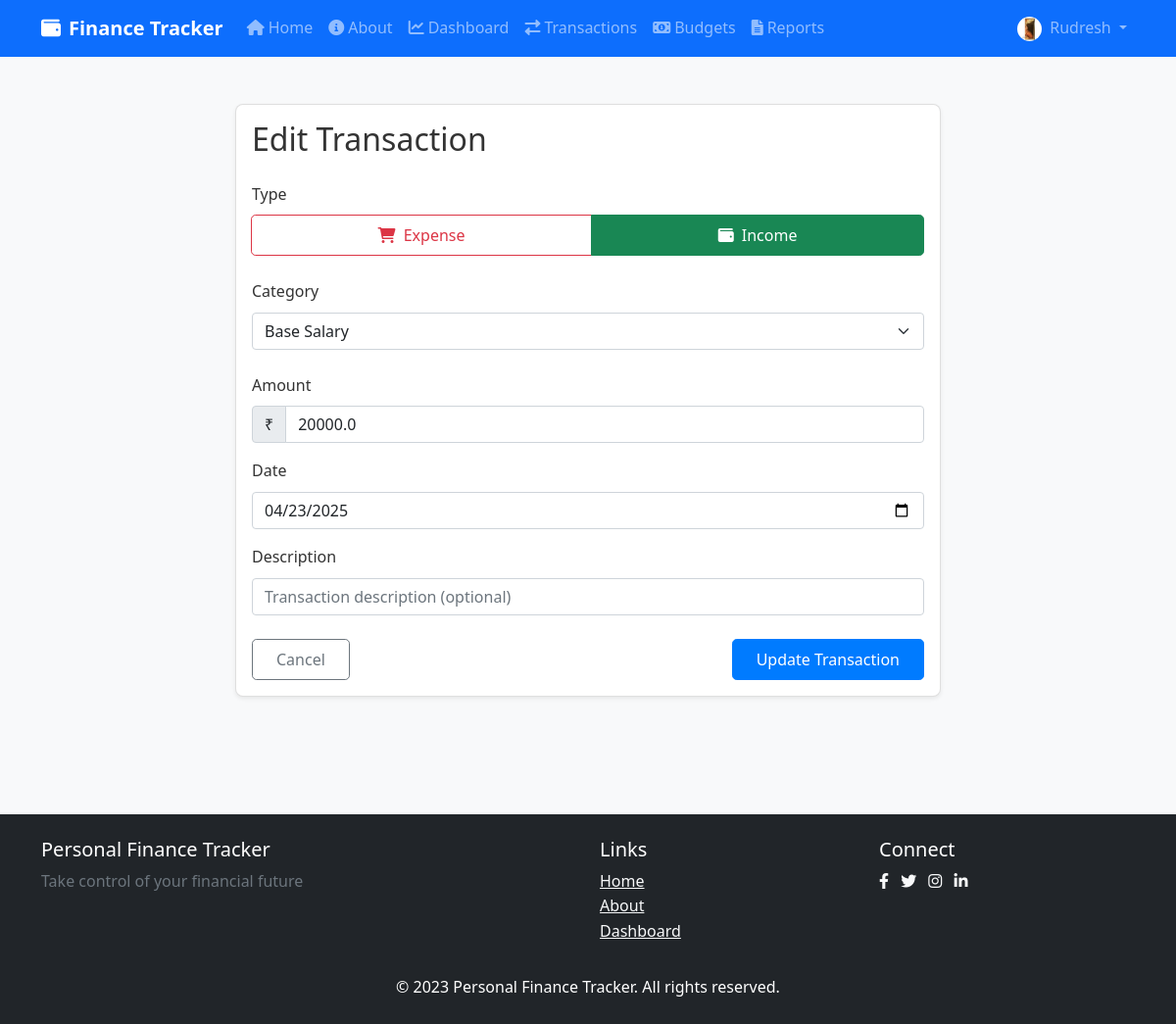
The page /transactions/edit/1 (signed in) on the database its author committed.
### app/models/user.py (models this page shows, shortened)
class User(db.Model, UserMixin):
    id = db.Column(db.Integer, primary_key=True)
    username = db.Column(db.String(20), unique=True, nullable=False)
    email = db.Column(db.String(120), unique=True, nullable=False)
    image_file = db.Column(db.String(20), nullable=False, default='default.jpg')
    password_hash = db.Column(db.String(60), nullable=False)
    created_at = db.Column(db.DateTime, nullable=False, default=datetime.utcnow)
    transactions = db.relationship('Transaction', backref='user', lazy=True)
    budgets = db.relationship('Budget', backref='user', lazy=True)
    @property
    def password(self):
        raise AttributeError('Password is not a readable attribute')

### app/models/transaction.py (models this page shows, shortened)
class Transaction(db.Model):
    id = db.Column(db.Integer, primary_key=True)
    amount = db.Column(db.Float, nullable=False)
    description = db.Column(db.String(255), nullable=True)
    date = db.Column(db.Date, nullable=False, default=datetime.utcnow().date)
    type = db.Column(db.String(10), nullable=False)  # 'income' or 'expense'
    created_at = db.Column(db.DateTime, nullable=False, default=datetime.utcnow)
    user_id = db.Column(db.Integer, db.ForeignKey('user.id'), nullable=False)
    category_id = db.Column(db.Integer, db.ForeignKey('category.id'), nullable=False)

### app/routes/transactions.py (the view)
@transactions.route('/transactions/edit/<int:transaction_id>', methods=['GET', 'POST'])
@login_required
def edit_transaction(transaction_id):
    ensure_categories_exist()
    transaction = Transaction.query.get_or_404(transaction_id)
    if transaction.user_id != current_user.id:
        flash('You do not have permission to edit this transaction.', 'danger')
        return redirect(url_for('transactions.view_transactions'))
    form = TransactionForm()
    expense_categories = Category.query.filter_by(type='expense').order_by(Category.name).all()
    income_categories = Category.query.filter_by(type='income').order_by(Category.name).all()
    if form.validate_on_submit():
        try:
            category_id = request.form.get('category_id')
            if category_id and category_id.isdigit():
                category_id = int(category_id)
            else:
                category_id = 1 if form.type.data == 'expense' else 11
            transaction.amount = form.amount.data
            transaction.description = form.description.data
            transaction.date = form.date.data
            transaction.type = form.type.data
            transaction.category_id = category_id
            db.session.commit()
            flash('Your transaction has been updated!', 'success')
            return redirect(url_for('transactions.view_transactions'))
        except Exception as e:
            db.session.rollback()
            flash(f'Error updating transaction: {str(e)}', 'danger')
    elif request.method == 'GET':
        form.amount.data = transaction.amount
        form.description.data = transaction.description
        form.date.data = transaction.date
        form.type.data = transaction.type
    return render_template(
        'edit_transaction.html',
        title='Edit Transaction',
        form=form,
        transaction=transaction,
        expense_categories=expense_categories,
        income_categories=income_categories
    )

### app/utils/forms.py
class TransactionForm(FlaskForm):
    amount = FloatField('Amount', validators=[DataRequired()])
    date = DateField('Date', validators=[DataRequired()], default=datetime.utcnow)
    description = StringField('Description', validators=[Length(max=255)])
    category_id = SelectField('Category', coerce=int, validators=[DataRequired()])
    type = SelectField('Type', choices=[('income', 'Income'), ('expense', 'Expense')], validators=[DataRequired()])
    submit = SubmitField('Add Transaction')
    def __init__(self, *args, **kwargs):
        super(TransactionForm, self).__init__(*args, **kwargs)
        self.category_id.choices = [(c.id, c.name) for c in Category.query.filter_by(type='expense').order_by(Category.name).all()]

### app/models/user.py (called while the page is built)
@login_manager.user_loader
def load_user(user_id):
    return User.query.get(int(user_id))

### app/templates/edit_transaction.html (shortened to what this page needs)
{% extends "layout.html" %}
{% block content %}
<div class="container py-4">
    <div class="row">
        <div class="col-lg-8 mx-auto">
            <div class="card shadow-sm">
                <div class="card-body">
                    <h2 class="mb-4">Edit Transaction</h2>
                    <form method="POST" action="">
                        <div class="form-group mb-4">
                            {{ form.type.label(class="form-label") }}
                            <div class="btn-group w-100" role="group">
                                <label class="btn btn-outline-danger" for="type-expense">
                                    <i class="fas fa-shopping-cart me-1"></i> Expense
                                </label>
                                <label class="btn btn-outline-success" for="type-income">
                                    <i class="fas fa-wallet me-1"></i> Income
                                </label>
                            </div>
                        </div>
                        <div class="form-group mb-4">
                            <label for="category_id" class="form-label">Category</label>
                            <select name="category_id" id="income_categories" class="form-select {% if form.type.data != 'income' %}d-none{% endif %}">
                                <option value="11" {% if transaction.category_id == 11 %}selected{% endif %}>Base Salary</option>
                            </select>
                        </div>
                        <div class="form-group mb-3">
                            {{ form.amount.label(class="form-label") }}
                            <div class="input-group">
                                <span class="input-group-text">₹</span>
                                {{ form.amount(class="form-control", placeholder="0.00") }}
                            </div>
                        </div>
                        <div class="form-group mb-3">
                            {{ form.date.label(class="form-label") }}
                            {{ form.date(class="form-control", type="date") }}
                        </div>
                        <div class="form-group mb-4">
                            {{ form.description.label(class="form-label") }}
                            {{ form.description(class="form-control", placeholder="Transaction description (optional)") }}
                        </div>
                        <div class="d-flex justify-content-between">
                            <a href="{{ url_for('transactions.view_transactions') }}" class="btn btn-outline-secondary">Cancel</a>
                            <button type="submit" name="action" value="save" class="btn btn-primary">Update Transaction</button>
                        </div>
                    </form>
                </div>
            </div>
        </div>
    </div>
</div>
{% endblock %}

### app/templates/layout.html (shortened to what this page needs)
<!DOCTYPE html>
<html lang="en">
<head>
    <link href="https://cdn.jsdelivr.net/npm/bootstrap@5.1.3/dist/css/bootstrap.min.css" rel="stylesheet">
    <link rel="stylesheet" href="https://cdnjs.cloudflare.com/ajax/libs/font-awesome/6.0.0-beta3/css/all.min.css">
    <link rel="stylesheet" href="{{ url_for('static', filename='css/main.css') }}">
</head>
<body>
    <header>
        <nav class="navbar navbar-expand-lg navbar-dark bg-primary">
            <div class="container">
                <a class="navbar-brand" href="{{ url_for('main.welcome') }}">
                    <i class="fas fa-wallet me-2"></i>Finance Tracker
                </a>
                <div class="collapse navbar-collapse" id="navbarNav">
                    <ul class="navbar-nav me-auto mb-2 mb-lg-0">
                        <li class="nav-item">
                            <a class="nav-link {% if request.endpoint == 'main.welcome' %}active{% endif %}" href="{{ url_for('main.welcome') }}">
                                <i class="fas fa-home me-1"></i>Home
                            </a>
                        </li>
                        <li class="nav-item">
                            <a class="nav-link {% if request.endpoint == 'main.about' %}active{% endif %}" href="{{ url_for('main.about') }}">
                                <i class="fas fa-info-circle me-1"></i>About
                            </a>
                        </li>
                        {% if current_user.is_authenticated %}
                            <li class="nav-item">
                                <a class="nav-link {% if request.endpoint == 'dashboard.home' %}active{% endif %}" href="{{ url_for('dashboard.home') }}">
                                    <i class="fas fa-chart-line me-1"></i>Dashboard
                                </a>
                            </li>
                            <li class="nav-item">
                                <a class="nav-link {% if request.endpoint == 'transactions.view_transactions' %}active{% endif %}" href="{{ url_for('transactions.view_transactions') }}">
                                    <i class="fas fa-exchange-alt me-1"></i>Transactions
                                </a>
                            </li>
                            <li class="nav-item">
                                <a class="nav-link {% if request.endpoint == 'budgets.view_budgets' %}active{% endif %}" href="{{ url_for('budgets.view_budgets') }}">
                                    <i class="fas fa-money-bill-alt me-1"></i>Budgets
                                </a>
                            </li>
                            <li class="nav-item">
                                <a class="nav-link {% if request.endpoint == 'reports.generate_report' %}active{% endif %}" href="{{ url_for('reports.generate_report') }}">
                                    <i class="fas fa-file-alt me-1"></i>Reports
                                </a>
                            </li>
                        {% endif %}
                    </ul>
                    <ul class="navbar-nav">
                        {% if current_user.is_authenticated %}
                            <li class="nav-item dropdown">
                                <a class="nav-link dropdown-toggle" href="#" id="userDropdown" role="button" data-bs-toggle="dropdown">
                                    <img src="{{ url_for('static', filename='profile_pics/' + current_user.image_file) }}" alt="Profile" class="rounded-circle me-1" style="width: 25px; height: 25px;">
                                    {{ current_user.username }}
                                </a>
                            </li>
                        {% endif %}
                    </ul>
                </div>
            </div>
        </nav>
    </header>
    <main class="container py-4">
        {% block content %}{% endblock %}
    </main>
    <footer class="bg-dark text-white py-4 mt-5">
        <div class="container">
            <div class="row">
                <div class="col-md-6">
                    <h5>Personal Finance Tracker</h5>
                    <p class="text-muted">Take control of your financial future</p>
                </div>
                <div class="col-md-3">
                    <h5>Links</h5>
                    <ul class="list-unstyled">
                        <li><a href="{{ url_for('main.welcome') }}" class="text-light">Home</a></li>
                        <li><a href="{{ url_for('main.about') }}" class="text-light">About</a></li>
                        {% if current_user.is_authenticated %}
                            <li><a href="{{ url_for('dashboard.home') }}" class="text-light">Dashboard</a></li>
                        {% else %}
                            <li><a href="{{ url_for('auth.login') }}" class="text-light">Login</a></li>
                        {% endif %}
                    </ul>
                </div>
                <div class="col-md-3">
                    <h5>Connect</h5>
                    <div class="social-links">
                        <a href="#" class="text-light me-2"><i class="fab fa-facebook-f"></i></a>
                        <a href="#" class="text-light me-2"><i class="fab fa-twitter"></i></a>
                        <a href="#" class="text-light me-2"><i class="fab fa-instagram"></i></a>
                        <a href="#" class="text-light"><i class="fab fa-linkedin-in"></i></a>
                    </div>
                </div>
            </div>
            <div class="row mt-3">
                <div class="col-12 text-center">
                    <p class="mb-0">&copy; 2023 Personal Finance Tracker. All rights reserved.</p>
                </div>
            </div>
        </div>
    </footer>
</body>
</html>

### app/static/css/main.css (style rules this page uses)
body { font-family: 'Segoe UI', Tahoma, Geneva, Verdana, sans-serif; line-height: 1.6; color: #333; background-color: #f8f9fa; }
.navbar-brand { font-weight: bold; }
.card { border-radius: 0.5rem; box-shadow: 0 0.125rem 0.25rem rgba(0, 0, 0, 0.075); transition: transform 0.2s, box-shadow 0.2s; margin-bottom: 1.5rem; }
.btn { border-radius: 0.3rem; padding: 0.5rem 1.5rem; }
.btn-primary { background-color: #007bff; border-color: #007bff; }
footer { margin-top: 3rem; }

### rows shown on the page
User: image_file (picture), username "Rudresh"
Transaction: category_id "Base Salary", amount "20000.0", date "04/23/2025"
